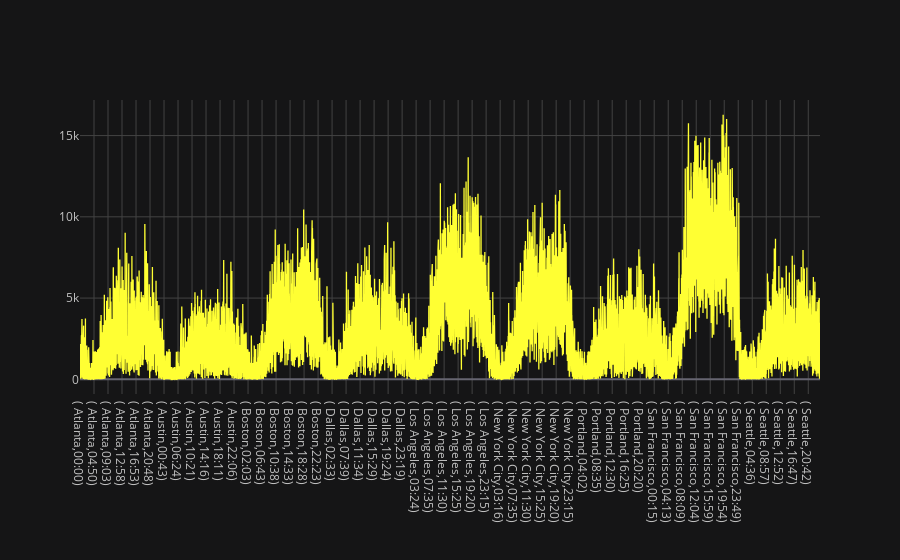

Notebook code for this chart:
### Code cell
byCity_time.iplot(color='yellow')

### Figure 1 — Plotly figure (JSON) as saved in the notebook; plotly's stock layout.template omitted (floating-point values rounded to 4 significant figures; data arrays with more than 128 entries replaced by an {"elided": "..."} marker saying what was removed)
{"data": [{"line": {"color": "rgba(255, 255, 51, 1.0)", "dash": "solid", "shape": "linear", "width": 1.3}, "mode": "lines", "name": "Sales", "text": "", "type": "scatter", "x": {"elided": "12418 str values"}, "y": {"elided": "12418 float values"}}], "layout": {"legend": {"bgcolor": "#151516", "font": {"color": "#D9D9D9"}}, "paper_bgcolor": "#151516", "plot_bgcolor": "#151516", "title": {"font": {"color": "#D9D9D9"}}, "xaxis": {"gridcolor": "#434343", "showgrid": true, "tickfont": {"color": "#C2C2C2"}, "title": {"font": {"color": "#D9D9D9"}, "text": ""}, "zerolinecolor": "#666570"}, "yaxis": {"gridcolor": "#434343", "showgrid": true, "tickfont": {"color": "#C2C2C2"}, "title": {"font": {"color": "#D9D9D9"}, "text": ""}, "zerolinecolor": "#666570"}}}
